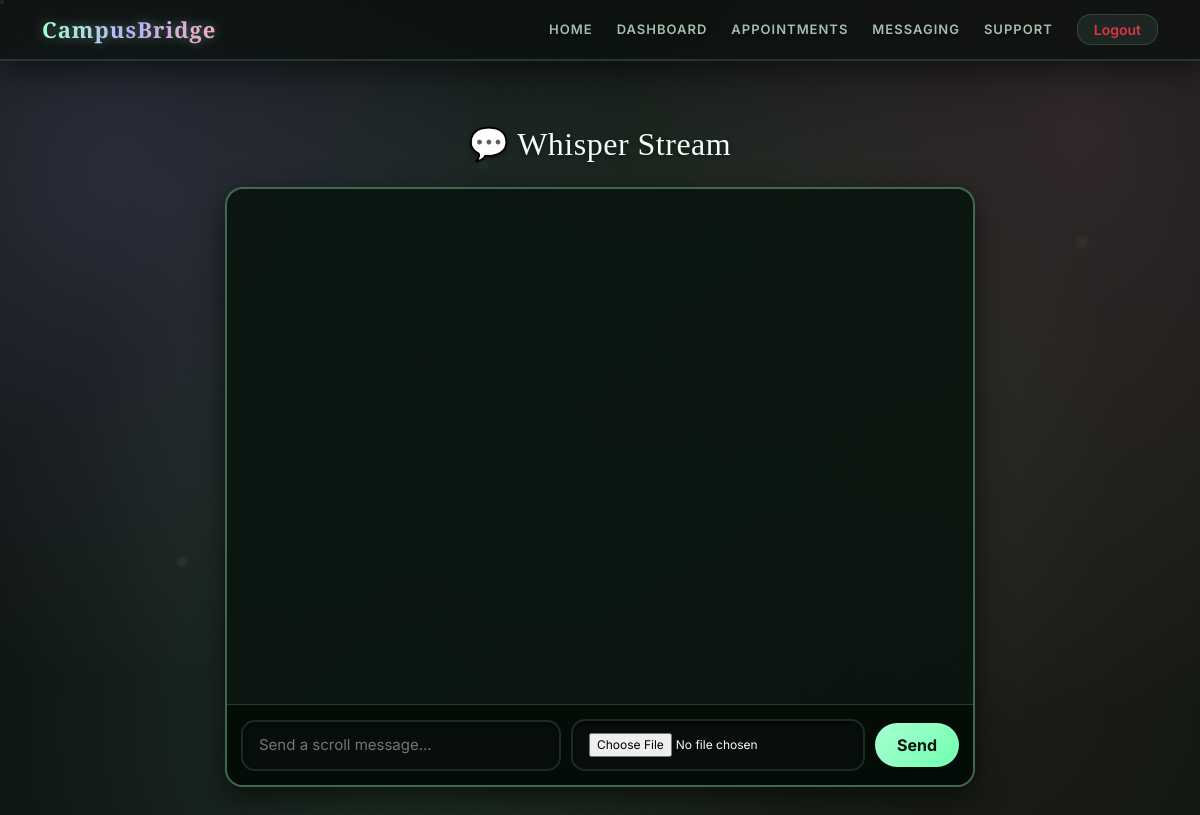
The page /messaging/chat/3/ (signed in) on the database as committed earlier.
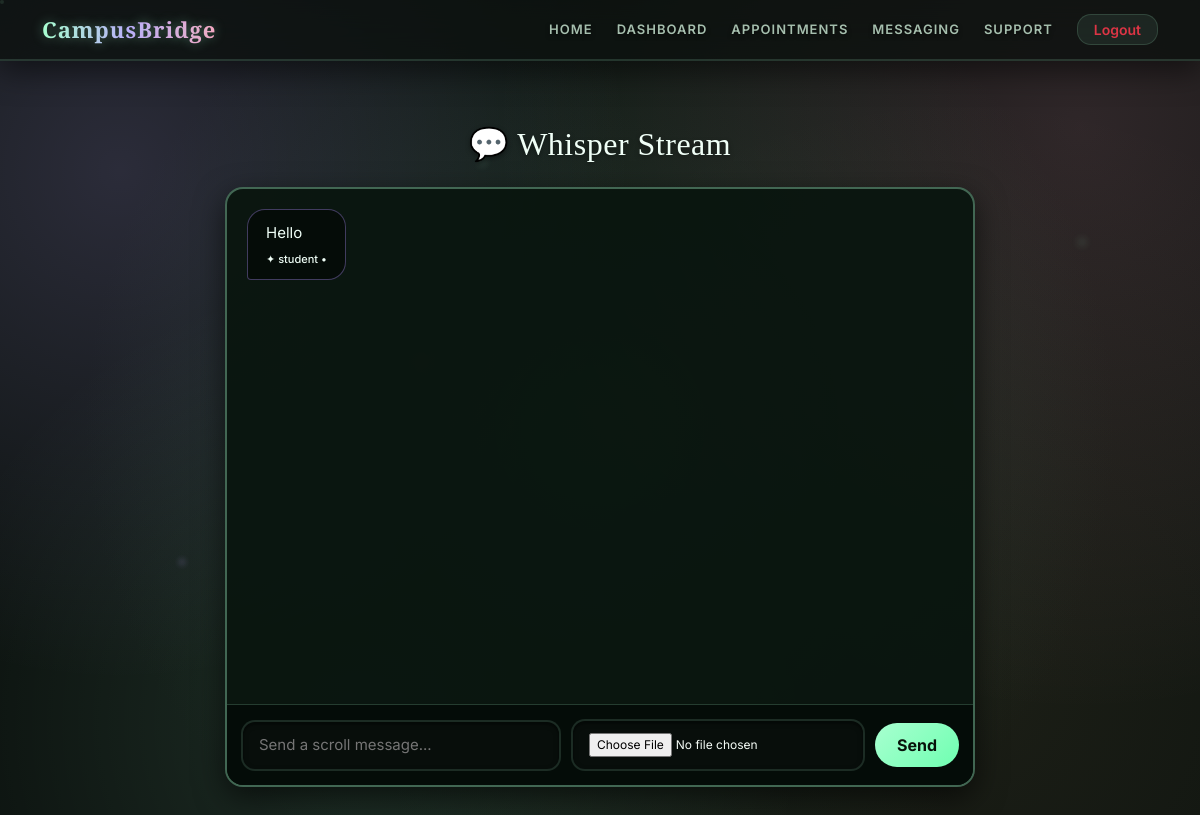
The same page on the database as committed later.
### messaging/models.py (models this page shows)
class Message(models.Model):
    conversation = models.ForeignKey(Conversation, on_delete=models.CASCADE)
    sender_type = models.CharField(max_length=20)
    text = models.TextField()
    attachment = models.FileField(
        upload_to='chat_files/',
        blank=True,
        null=True
    )
    is_read = models.BooleanField(default=False)
    timestamp = models.DateTimeField(auto_now_add=True)

### messaging/views.py (the view)
# urls.py: urlpatterns=[path('chat/<int:convo_id>/',views.chat,name='chat'),
@login_required
def chat(request, convo_id):
    convo = get_object_or_404(Conversation, id=convo_id)
    if convo.anonymous_profile != request.user.anonymousprofile and convo.counselor != request.user:
        return HttpResponseForbidden("Not allowed")
    messages = Message.objects.filter(conversation=convo).order_by("timestamp")
    return render(request, 'messaging/chat.html', {
        'messages': messages,
        'convo': convo
    })

### templates/messaging/chat.html (shortened to what this page needs)
{% extends 'base.html' %}
{% block content %}
<h2 class="text-center mb-4" style="color:#f0fff7;">
    💬 Whisper Stream
</h2>
<div class="chat-wrapper">
    <div class="chat-box">
        {% for m in messages %}
            {% if m.sender == request.user %}
                <div class="msg me">
                    {{ m.text }}
                    {% if m.attachment %}
                        <div style="margin-top:8px;">
                            📎 <a href="{{ m.attachment.url }}" target="_blank" style="color:#a8ffd0;">
                                View Attachment
                            </a>
                        </div>
                    {% endif %}
                    <div class="meta">✦ You • {{ m.created_at|date:"H:i" }}</div>
                </div>
            {% else %}
                <div class="msg other">
                    {{ m.text }}
                    <div class="meta">✦ {{ m.sender_type }} • {{ m.created_at|date:"H:i" }}</div>
                </div>
            {% endif %}
        {% endfor %}
    </div>
    <form method="POST"
          action="{% url 'send_message' convo.id %}"
          class="chat-input"
          enctype="multipart/form-data">
        <input type="text"
               name="text"
               placeholder="Send a scroll message..."
               autocomplete="off">
        <input type="file" name="attachment">
        <button type="submit">Send</button>
    </form>
</div>
{% endblock %}

Rows that differ between the two databases and show on the page:
added Message: text "Hello", sender_type "student"
